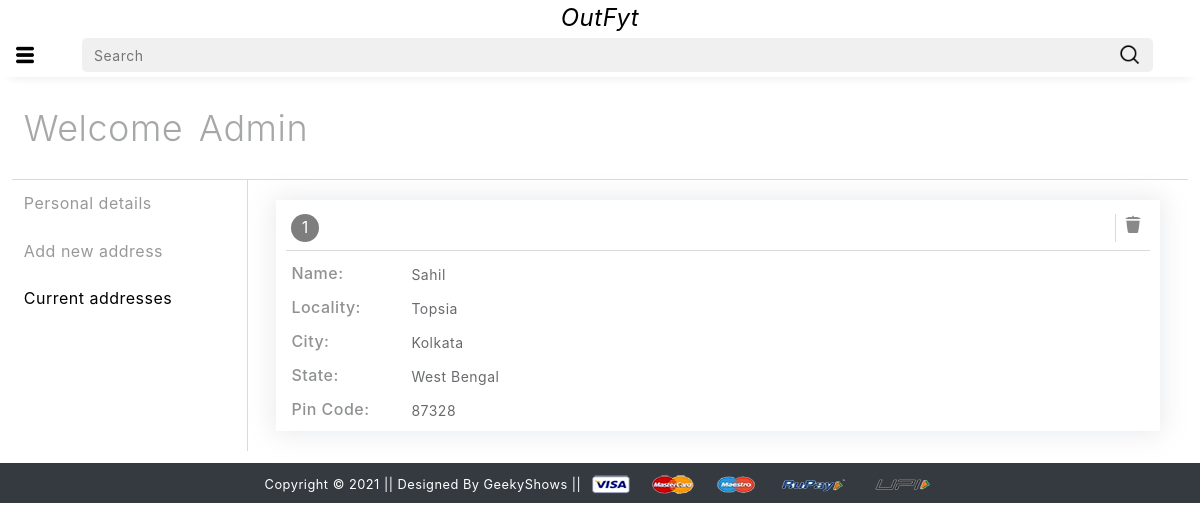
/address/ (signed in), run on an earlier commit of the app's database.
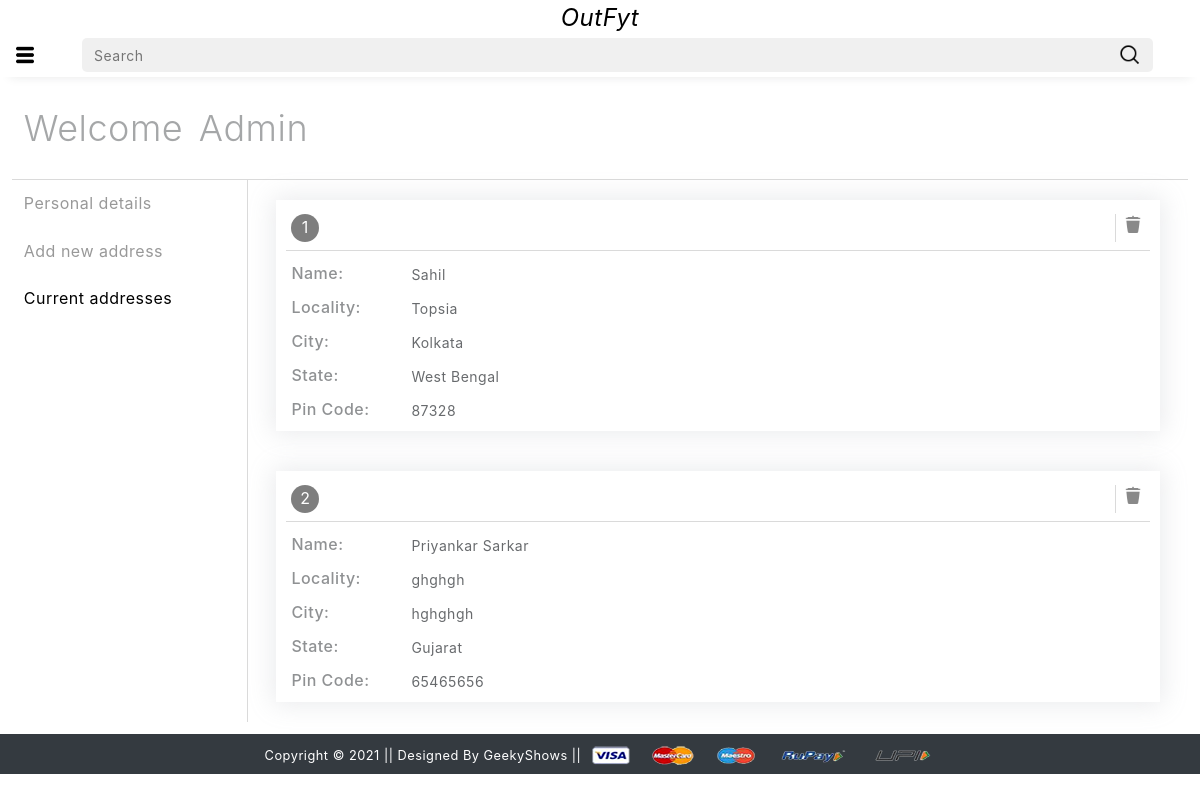
And on a later commit of the database.
### app/models.py (models this page shows)
class Customer(models.Model):
    user = models.ForeignKey(User, on_delete=models.CASCADE)
    name = models.CharField(max_length=200)
    locality = models.CharField(max_length=200)
    city = models.CharField(max_length=50)
    zipcode = models.IntegerField()
    state = models.CharField(choices= STATE_CHOICES, max_length=50)

### app/views.py (the view)
# urls.py: path('address/', views.address, name='address'),
@login_required
def address(request):
    totalitem = 0
    if request.user.is_authenticated:
            totalitem = len(Cart.objects.filter(user=request.user))
    add = Customer.objects.filter(user=request.user)
    return render(request, 'app/address.html', {'add':add, 'active':'btn-primary', 'totalitem':totalitem })

### app/templates/app/address.html (shortened to what this page needs)
{% extends 'app/base.html' %}
{% load static %}
{% block main-content %}
<div class="all-products-main">
    <div class="all-products-header profile-header">Welcome {{request.user}}</div>
    <div class="all-products-body">
        <div class="all-filters">
        <a href="{% url 'userdetails' %}" class="">Personal details</a>
        <a href="{% url 'profile' %}" class="">Add new address</a>
        <a href="" class="active-page">Current addresses</a>
        </div>
        <div class="all-items">
            {% for ad in add %}
            <div class="each-address">
                <div class="address-header">
                    <div class="address-number"><div class="lighter">{{forloop.counter}}</div></div>
                    <a href="#" class="remove-address" aid="{{ad.id}}">
                    <div class="delete-address-button light">
                        <img
                        class="delete-button-img light"
                        src="{% static 'app/images/cust-delete-icon.png' %}"
                        alt="Not found"
                      />
                    </div>
                    </a>
                </div>
                <div class="address-val">
                    <div class="w-500 lighter info-key">Name: </div>
                    <div class="light info-value">{{ad.name}}</div>
                </div>
                <div class="address-val">
                    <div class="w-500 lighter info-key">Locality: </div>
                    <div class="light info-value">{{ad.locality}}</div>
                </div>
                <div class="address-val">
                    <div class="w-500 lighter info-key">City: </div>
                    <div class="light info-value">{{ad.city}}</div>
                </div>
                <div class="address-val">
                    <div class="w-500 lighter info-key">State: </div>
                    <div class="light info-value">{{ad.state}}</div>
                </div>
                <div class="address-val">
                    <div class="w-500 lighter info-key">Pin Code: </div>
                    <div class="light info-value">{{ad.zipcode}}</div>
                </div>
            </div>
            {% endfor %}
        </div>
    </div>
</div>
{% endblock main-content %}

What changed in the data, as far as the page shows it:
added Customer: name "Priyankar Sarkar", locality "ghghgh", city "hghghgh", state "Gujarat", zipcode "65465656"
